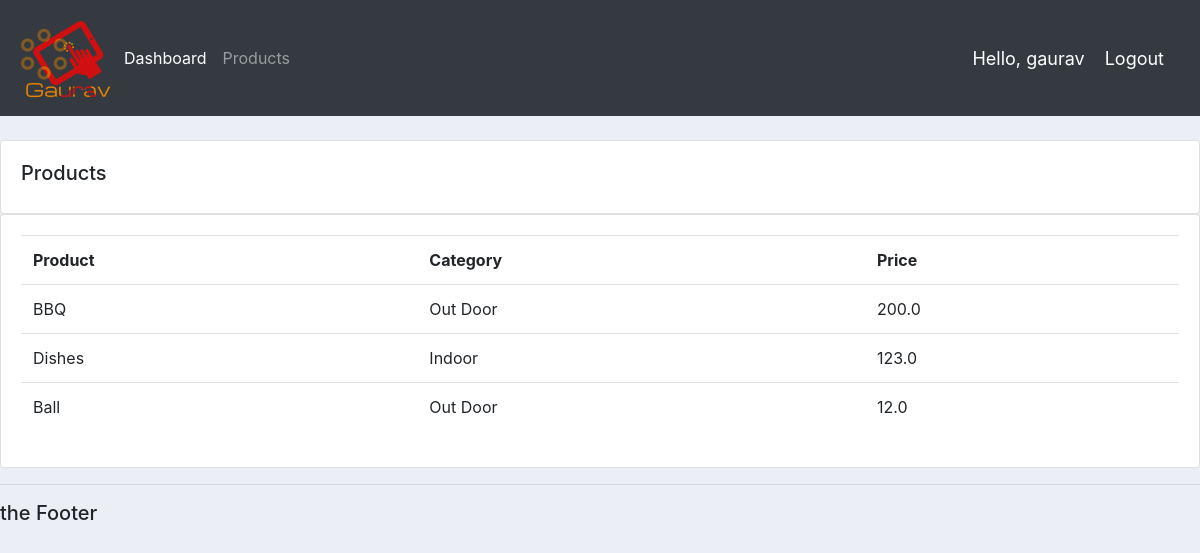
Screenshot of /products/ (signed in) with the database file from the repository.
### accounts/models.py (models this page shows, shortened)
class Product(models.Model):
    CATEGORY = (
        ('Indoor','Indoor'),
        ('Out Door','Out Door'),
    )
    name         = models.CharField(max_length=200, null=True)
    price        = models.FloatField(null = True)
    category     = models.CharField(max_length=200, null=True,choices= CATEGORY)
    description  = models.CharField(max_length=200, null=True, blank=True)
    date_created = models.DateTimeField(auto_now_add=True, null=True)
    tags         = models.ManyToManyField(Tag)

### accounts/decorators.py (the view)
        def wrapper_func(request, *args, **kwargs):
            group = None
            if request.user.groups.exists():
                group = request.user.groups.all()[0].name
            if group in allowed_roles:
                return view_func(request, *args, **kwargs)
            else:
                return HttpResponse('You Are Not Authorized To Access to this Page')

### accounts/views.py (called while the page is built)
@login_required(login_url='login')
@allowed_users(allowed_roles=['admin'])
def products(request):
    products = Product.objects.all()
    context  = {
        'products': products
    }
    return render(request, "accounts/products.html",context)

### accounts/templates/accounts/products.html
{%  extends 'main.html' %}
{% block content %}
		<br>
		<div class="row">
			<div class="col-md">
				<div class="card card-body">
					<h5>Products</h5>
				</div>
				<div class="card card-body">
					<table class="table">
						<tr>
							<th>Product</th>
							<th>Category</th>
							<th>Price</th>
						</tr>
						{% for i in products %}
						  <tr>
							  <td>{{ i.name }}</td>
							  <td>{{ i.category }}</td>
							  <td>{{ i.price }}</td>
						  </tr>
						{% endfor %}
					</table>
				</div>
			</div>
		</div>
{% endblock content %}

### accounts/templates/navbar.html (shortened to what this page needs)
{% load static %}
<nav class="navbar navbar-expand-lg navbar-dark bg-dark">
 <img src="{% static 'images/glogo.png' %}">
  <div class="collapse navbar-collapse" id="navbarNav">
    <ul class="navbar-nav">
      {% if request.user.is_staff %}
      <li class="nav-item active">
        <a class="nav-link" href="{% url 'home' %}">Dashboard</a>
      </li>
      <li class="nav-item">
        <a class="nav-link" href="{% url 'products' %}">Products</a>
      </li>
      {% else %}
      <li class="nav-item">
        <a class="nav-link" href="{% url 'account' %}">Settings</a>
      </li>
      {% endif %}
    </ul>
  </div>
  <span class="hello-msg">Hello, {{request.user}}</span>
  <span ><a  class="hello-msg" href="{% url 'logout' %}">Logout</a></span>
</nav>

### static/css/main.css (style rules this page uses)
body { background-color: #ebeff5; }

### accounts/templates/navbar.html (style rules this page uses)
.hello-msg { font-size: 18px; color: #fff; margin-right: 20px; }

### rows the page displays
Product: name "BBQ", category "Out Door", price "200.0"
Product: name "Dishes", category "Indoor", price "123.0"
Product: name "Ball", category "Out Door", price "12.0"

### other values shown
{{ request.user }} "gaurav"
